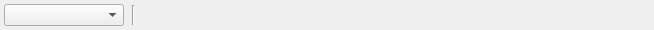
<?xml version="1.0" encoding="UTF-8"?>
<ui version="4.0">
 <class>OutputModifierManagerUI</class>
 <widget class="QWidget" name="OutputModifierManagerUI">
  <property name="geometry">
   <rect>
    <x>0</x>
    <y>0</y>
    <width>654</width>
    <height>28</height>
   </rect>
  </property>
  <property name="sizePolicy">
   <sizepolicy hsizetype="Preferred" vsizetype="Fixed">
    <horstretch>0</horstretch>
    <verstretch>0</verstretch>
   </sizepolicy>
  </property>
  <property name="windowTitle">
   <string>OutputModifierManager</string>
  </property>
  <layout class="QHBoxLayout" name="horizontalLayout">
   <property name="spacing">
    <number>4</number>
   </property>
   <property name="margin">
    <number>4</number>
   </property>
   <item>
    <widget class="QComboBox" name="cmbOutSel">
     <property name="minimumSize">
      <size>
       <width>120</width>
       <height>0</height>
      </size>
     </property>
    </widget>
   </item>
   <item>
    <widget class="Line" name="line_3">
     <property name="sizePolicy">
      <sizepolicy hsizetype="Fixed" vsizetype="Fixed">
       <horstretch>0</horstretch>
       <verstretch>0</verstretch>
      </sizepolicy>
     </property>
     <property name="minimumSize">
      <size>
       <width>10</width>
       <height>20</height>
      </size>
     </property>
     <property name="orientation">
      <enum>Qt::Vertical</enum>
     </property>
    </widget>
   </item>
   <item>
    <widget class="QWidget" name="outCtrlPanel" native="true">
     <property name="sizePolicy">
      <sizepolicy hsizetype="Preferred" vsizetype="Preferred">
       <horstretch>1</horstretch>
       <verstretch>0</verstretch>
      </sizepolicy>
     </property>
    </widget>
   </item>
  </layout>
 </widget>
 <layoutdefault spacing="6" margin="11"/>
 <resources/>
 <connections/>
</ui>
